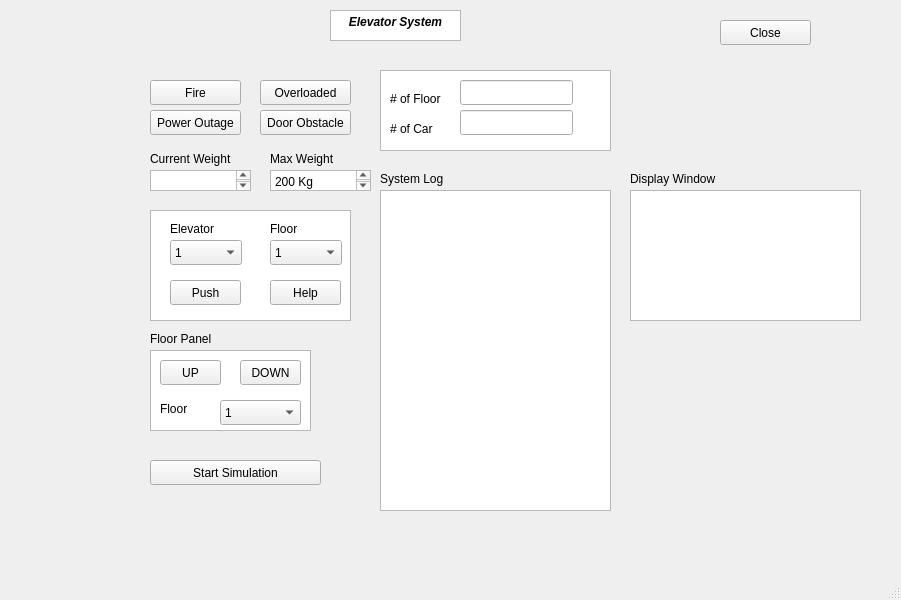
<?xml version="1.0" encoding="UTF-8"?>
<ui version="4.0">
 <class>MainWindow</class>
 <widget class="QMainWindow" name="MainWindow">
  <property name="geometry">
   <rect>
    <x>0</x>
    <y>0</y>
    <width>901</width>
    <height>600</height>
   </rect>
  </property>
  <property name="windowTitle">
   <string>MainWindow</string>
  </property>
  <widget class="QWidget" name="centralwidget">
   <widget class="QPushButton" name="StartSimulation">
    <property name="geometry">
     <rect>
      <x>150</x>
      <y>460</y>
      <width>171</width>
      <height>25</height>
     </rect>
    </property>
    <property name="text">
     <string>Start Simulation</string>
    </property>
   </widget>
   <widget class="QTextBrowser" name="textBrowser_2">
    <property name="geometry">
     <rect>
      <x>330</x>
      <y>10</y>
      <width>131</width>
      <height>31</height>
     </rect>
    </property>
    <property name="html">
     <string>&lt;!DOCTYPE HTML PUBLIC &quot;-//W3C//DTD HTML 4.0//EN&quot; &quot;http://www.w3.org/TR/REC-html40/strict.dtd&quot;&gt;
&lt;html&gt;&lt;head&gt;&lt;meta name=&quot;qrichtext&quot; content=&quot;1&quot; /&gt;&lt;style type=&quot;text/css&quot;&gt;
p, li { white-space: pre-wrap; }
&lt;/style&gt;&lt;/head&gt;&lt;body style=&quot; font-family:'Noto Sans'; font-size:9pt; font-weight:400; font-style:normal;&quot;&gt;
&lt;p align=&quot;center&quot; style=&quot; margin-top:0px; margin-bottom:0px; margin-left:0px; margin-right:0px; -qt-block-indent:0; text-indent:0px;&quot;&gt;&lt;span style=&quot; font-weight:600; font-style:italic;&quot;&gt;Elevator System&lt;/span&gt;&lt;/p&gt;&lt;/body&gt;&lt;/html&gt;</string>
    </property>
   </widget>
   <widget class="QPushButton" name="fireSafety">
    <property name="geometry">
     <rect>
      <x>150</x>
      <y>80</y>
      <width>91</width>
      <height>25</height>
     </rect>
    </property>
    <property name="text">
     <string>Fire</string>
    </property>
   </widget>
   <widget class="QPushButton" name="pushButton_3">
    <property name="geometry">
     <rect>
      <x>150</x>
      <y>110</y>
      <width>91</width>
      <height>25</height>
     </rect>
    </property>
    <property name="text">
     <string>Power Outage</string>
    </property>
   </widget>
   <widget class="QPushButton" name="pushButton_4">
    <property name="geometry">
     <rect>
      <x>270</x>
      <y>280</y>
      <width>71</width>
      <height>25</height>
     </rect>
    </property>
    <property name="text">
     <string>Help</string>
    </property>
   </widget>
   <widget class="QPushButton" name="pushButton_5">
    <property name="geometry">
     <rect>
      <x>260</x>
      <y>110</y>
      <width>91</width>
      <height>25</height>
     </rect>
    </property>
    <property name="text">
     <string>Door Obstacle</string>
    </property>
   </widget>
   <widget class="QPushButton" name="pushButton_6">
    <property name="geometry">
     <rect>
      <x>260</x>
      <y>80</y>
      <width>91</width>
      <height>25</height>
     </rect>
    </property>
    <property name="text">
     <string>Overloaded</string>
    </property>
   </widget>
   <widget class="QTextBrowser" name="OutputBox">
    <property name="geometry">
     <rect>
      <x>380</x>
      <y>190</y>
      <width>231</width>
      <height>321</height>
     </rect>
    </property>
   </widget>
   <widget class="QTextBrowser" name="textBrowser_3">
    <property name="geometry">
     <rect>
      <x>380</x>
      <y>70</y>
      <width>231</width>
      <height>81</height>
     </rect>
    </property>
   </widget>
   <widget class="QLabel" name="label">
    <property name="geometry">
     <rect>
      <x>390</x>
      <y>90</y>
      <width>54</width>
      <height>17</height>
     </rect>
    </property>
    <property name="text">
     <string># of Floor</string>
    </property>
   </widget>
   <widget class="QLabel" name="label_2">
    <property name="geometry">
     <rect>
      <x>390</x>
      <y>120</y>
      <width>54</width>
      <height>17</height>
     </rect>
    </property>
    <property name="text">
     <string># of Car</string>
    </property>
   </widget>
   <widget class="QTextBrowser" name="textBrowser_4">
    <property name="geometry">
     <rect>
      <x>150</x>
      <y>170</y>
      <width>101</width>
      <height>21</height>
     </rect>
    </property>
   </widget>
   <widget class="QLabel" name="label_3">
    <property name="geometry">
     <rect>
      <x>150</x>
      <y>150</y>
      <width>101</width>
      <height>17</height>
     </rect>
    </property>
    <property name="text">
     <string>Current Weight</string>
    </property>
   </widget>
   <widget class="QLabel" name="label_4">
    <property name="geometry">
     <rect>
      <x>270</x>
      <y>150</y>
      <width>101</width>
      <height>17</height>
     </rect>
    </property>
    <property name="text">
     <string>Max Weight</string>
    </property>
   </widget>
   <widget class="QTextBrowser" name="textBrowser_5">
    <property name="geometry">
     <rect>
      <x>270</x>
      <y>170</y>
      <width>101</width>
      <height>21</height>
     </rect>
    </property>
    <property name="html">
     <string>&lt;!DOCTYPE HTML PUBLIC &quot;-//W3C//DTD HTML 4.0//EN&quot; &quot;http://www.w3.org/TR/REC-html40/strict.dtd&quot;&gt;
&lt;html&gt;&lt;head&gt;&lt;meta name=&quot;qrichtext&quot; content=&quot;1&quot; /&gt;&lt;style type=&quot;text/css&quot;&gt;
p, li { white-space: pre-wrap; }
&lt;/style&gt;&lt;/head&gt;&lt;body style=&quot; font-family:'Noto Sans'; font-size:9pt; font-weight:400; font-style:normal;&quot;&gt;
&lt;p style=&quot; margin-top:0px; margin-bottom:0px; margin-left:0px; margin-right:0px; -qt-block-indent:0; text-indent:0px;&quot;&gt;200 Kg&lt;/p&gt;&lt;/body&gt;&lt;/html&gt;</string>
    </property>
   </widget>
   <widget class="QComboBox" name="comboBox">
    <property name="geometry">
     <rect>
      <x>170</x>
      <y>240</y>
      <width>72</width>
      <height>25</height>
     </rect>
    </property>
    <item>
     <property name="text">
      <string>1</string>
     </property>
    </item>
    <item>
     <property name="text">
      <string>2</string>
     </property>
    </item>
   </widget>
   <widget class="QLabel" name="label_5">
    <property name="geometry">
     <rect>
      <x>170</x>
      <y>220</y>
      <width>54</width>
      <height>17</height>
     </rect>
    </property>
    <property name="text">
     <string>Elevator</string>
    </property>
   </widget>
   <widget class="QLabel" name="label_6">
    <property name="geometry">
     <rect>
      <x>270</x>
      <y>220</y>
      <width>54</width>
      <height>17</height>
     </rect>
    </property>
    <property name="text">
     <string>Floor</string>
    </property>
   </widget>
   <widget class="QComboBox" name="comboBox_2">
    <property name="geometry">
     <rect>
      <x>270</x>
      <y>240</y>
      <width>72</width>
      <height>25</height>
     </rect>
    </property>
    <item>
     <property name="text">
      <string>1</string>
     </property>
    </item>
    <item>
     <property name="text">
      <string>2</string>
     </property>
    </item>
   </widget>
   <widget class="QTextBrowser" name="textBrowser_6">
    <property name="geometry">
     <rect>
      <x>150</x>
      <y>210</y>
      <width>201</width>
      <height>111</height>
     </rect>
    </property>
   </widget>
   <widget class="QTextBrowser" name="DisplayWindow">
    <property name="geometry">
     <rect>
      <x>630</x>
      <y>190</y>
      <width>231</width>
      <height>131</height>
     </rect>
    </property>
   </widget>
   <widget class="QLabel" name="label_7">
    <property name="geometry">
     <rect>
      <x>630</x>
      <y>170</y>
      <width>101</width>
      <height>17</height>
     </rect>
    </property>
    <property name="text">
     <string>Display Window</string>
    </property>
   </widget>
   <widget class="QTextBrowser" name="textBrowser_7">
    <property name="geometry">
     <rect>
      <x>150</x>
      <y>350</y>
      <width>161</width>
      <height>81</height>
     </rect>
    </property>
   </widget>
   <widget class="QPushButton" name="pushButton_7">
    <property name="geometry">
     <rect>
      <x>160</x>
      <y>360</y>
      <width>61</width>
      <height>25</height>
     </rect>
    </property>
    <property name="text">
     <string>UP</string>
    </property>
   </widget>
   <widget class="QPushButton" name="pushButton_8">
    <property name="geometry">
     <rect>
      <x>240</x>
      <y>360</y>
      <width>61</width>
      <height>25</height>
     </rect>
    </property>
    <property name="text">
     <string>DOWN</string>
    </property>
   </widget>
   <widget class="QLabel" name="label_8">
    <property name="geometry">
     <rect>
      <x>160</x>
      <y>400</y>
      <width>54</width>
      <height>17</height>
     </rect>
    </property>
    <property name="text">
     <string>Floor</string>
    </property>
   </widget>
   <widget class="QComboBox" name="comboBox_3">
    <property name="geometry">
     <rect>
      <x>220</x>
      <y>400</y>
      <width>81</width>
      <height>25</height>
     </rect>
    </property>
    <item>
     <property name="text">
      <string>1</string>
     </property>
    </item>
    <item>
     <property name="text">
      <string>2</string>
     </property>
    </item>
   </widget>
   <widget class="QLabel" name="label_9">
    <property name="geometry">
     <rect>
      <x>380</x>
      <y>170</y>
      <width>101</width>
      <height>17</height>
     </rect>
    </property>
    <property name="text">
     <string>System Log</string>
    </property>
   </widget>
   <widget class="QLabel" name="label_11">
    <property name="geometry">
     <rect>
      <x>150</x>
      <y>330</y>
      <width>101</width>
      <height>17</height>
     </rect>
    </property>
    <property name="text">
     <string>Floor Panel</string>
    </property>
   </widget>
   <widget class="QPushButton" name="pushButton_9">
    <property name="geometry">
     <rect>
      <x>170</x>
      <y>280</y>
      <width>71</width>
      <height>25</height>
     </rect>
    </property>
    <property name="text">
     <string>Push</string>
    </property>
   </widget>
   <widget class="QPushButton" name="pushButton_10">
    <property name="geometry">
     <rect>
      <x>720</x>
      <y>20</y>
      <width>91</width>
      <height>25</height>
     </rect>
    </property>
    <property name="text">
     <string>Close</string>
    </property>
   </widget>
   <widget class="QLineEdit" name="numberFloor">
    <property name="geometry">
     <rect>
      <x>460</x>
      <y>80</y>
      <width>113</width>
      <height>25</height>
     </rect>
    </property>
   </widget>
   <widget class="QLineEdit" name="numberCar">
    <property name="geometry">
     <rect>
      <x>460</x>
      <y>110</y>
      <width>113</width>
      <height>25</height>
     </rect>
    </property>
   </widget>
   <zorder>textBrowser_6</zorder>
   <zorder>StartSimulation</zorder>
   <zorder>textBrowser_2</zorder>
   <zorder>fireSafety</zorder>
   <zorder>pushButton_3</zorder>
   <zorder>pushButton_4</zorder>
   <zorder>pushButton_5</zorder>
   <zorder>pushButton_6</zorder>
   <zorder>OutputBox</zorder>
   <zorder>textBrowser_3</zorder>
   <zorder>label</zorder>
   <zorder>label_2</zorder>
   <zorder>textBrowser_4</zorder>
   <zorder>label_3</zorder>
   <zorder>label_4</zorder>
   <zorder>textBrowser_5</zorder>
   <zorder>comboBox</zorder>
   <zorder>label_5</zorder>
   <zorder>label_6</zorder>
   <zorder>comboBox_2</zorder>
   <zorder>DisplayWindow</zorder>
   <zorder>label_7</zorder>
   <zorder>textBrowser_7</zorder>
   <zorder>pushButton_7</zorder>
   <zorder>pushButton_8</zorder>
   <zorder>label_8</zorder>
   <zorder>comboBox_3</zorder>
   <zorder>label_9</zorder>
   <zorder>label_11</zorder>
   <zorder>pushButton_9</zorder>
   <zorder>pushButton_10</zorder>
   <zorder>numberFloor</zorder>
   <zorder>numberCar</zorder>
  </widget>
  <widget class="QMenuBar" name="menubar">
   <property name="geometry">
    <rect>
     <x>0</x>
     <y>0</y>
     <width>901</width>
     <height>22</height>
    </rect>
   </property>
  </widget>
  <widget class="QStatusBar" name="statusbar"/>
 </widget>
 <resources/>
 <connections>
  <connection>
   <sender>pushButton_10</sender>
   <signal>clicked()</signal>
   <receiver>MainWindow</receiver>
   <slot>close()</slot>
   <hints>
    <hint type="sourcelabel">
     <x>720</x>
     <y>66</y>
    </hint>
    <hint type="destinationlabel">
     <x>742</x>
     <y>153</y>
    </hint>
   </hints>
  </connection>
 </connections>
</ui>
